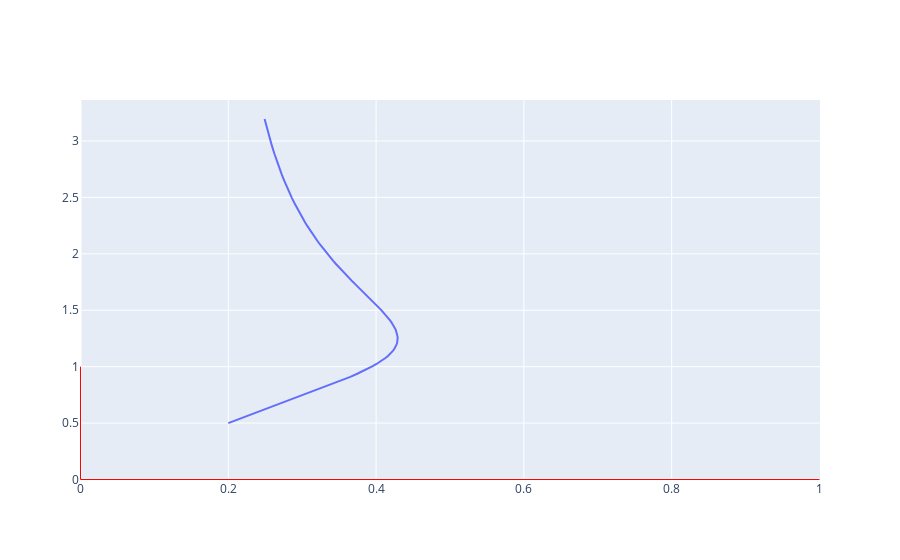

Source (notebook cell):
### Code cell
fig_uv = go.Figure()
fig_uv.add_shape(
    type="line",
    x0=0,
    y0=0.0,
    x1=1,
    y1=0.0,
    line=dict(color="red", width=1),
)
fig_uv.add_shape(
    type="line",
    x0=0,
    y0=1.0,
    x1=0,
    y1=0.0,
    line=dict(color="red", width=1),
)

fig_uv.add_trace(go.Scatter(x=u, y=v, mode='lines', name='uv'))
fig_uv.show()
